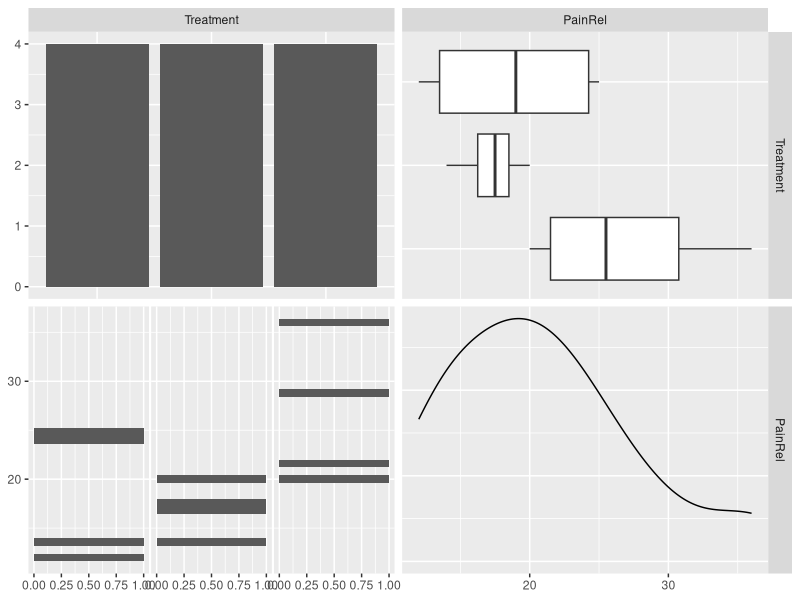

The R source for this figure:
## ---- chunk 1
knitr::opts_chunk$set(echo = TRUE)
library(GGally)
## ---- chunk 2
PainRel <- c(14,24,12,25,20,14,17,18,22,29,36,20)
Treatment <- c("A", "A", "A", "A", "B", "B", "B", "B", "C", "C", "C", "C")
## ---- chunk 3
treatmentData <- data.frame(Treatment,PainRel)
str(treatmentData)
## ---- chunk 4
ggpairs(treatmentData,lower=list(combo=wrap("facethist", binwidth=0.8)))
## ---- chunk 5
summary(treatmentData)
## ---- chunk 6
library(car)
## ---- chunk 7
leveneTest(PainRel ~ Treatment, treatmentData)
## ---- chunk 8
oneway.test(PainRel ~ Treatment, data = treatmentData)
## ---- chunk 9
aov.treat <- aov(PainRel ~ Treatment, data = treatmentData)
summary(aov.treat)
